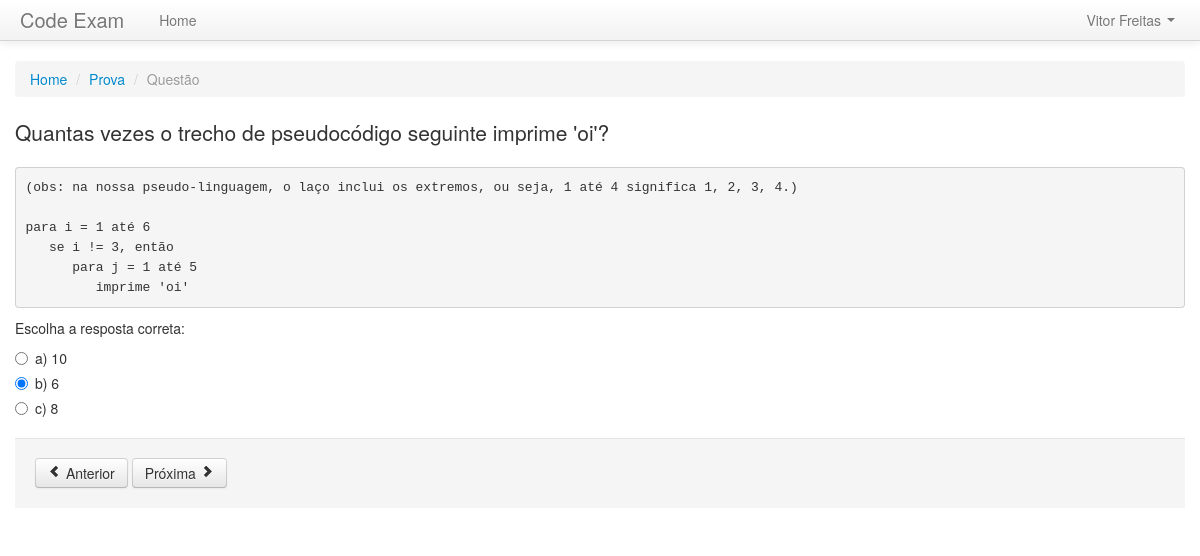
Page /prova/2/questao/2/ (signed in) on the committed database.
### exams/models.py (models this page shows, shortened)
class Question(models.Model):
    QUESTION_TYPES = (
        (u'O', u'Open'),
        (u'C', u'Closed'),
    )
    question = models.CharField(max_length=200)
    example = models.TextField(max_length=2000)
    subject = models.ForeignKey(QuestionSubject)
    type = models.CharField(max_length=1, choices=QUESTION_TYPES)
    dificulty = models.ForeignKey(QuestionDificulty)
    image = models.CharField(max_length=200, blank=True)
    active = models.BooleanField()
    class Meta:
        verbose_name = "Questão"
        verbose_name_plural = "Questões"

class Answer(models.Model):
    question = models.ForeignKey(Question)
    answer = models.CharField(max_length=200)
    correct = models.BooleanField()
    letter = models.CharField(max_length=1)
    class Meta:
        verbose_name = "Resposta"
        verbose_name_plural = "Respostas"

class UserExamAnswers(models.Model):
    user_exam = models.ForeignKey(UserExam)
    question = models.ForeignKey(Question)
    closed_answer = models.ForeignKey(Answer)
    open_answer = models.CharField(max_length=2000)

### exams/views.py (the view)
# urls.py: url(r'^(?P<exam_id>\d+)/questao/(?P<question_id>\d+)/$', 'question'),
@login_required
def question(request, exam_id, question_id):
    user_exam = UserExam.objects.get(pk=exam_id)
    if (request.user.id == user_exam.user.id):
        question = Question.objects.get(pk=question_id)
        answers = Answer.objects.filter(question__id=question_id)
        try:
            user_answer = UserExamAnswers.objects.get(user_exam__id=exam_id, question__id=question_id)
        except:
            user_answer = None
        context = RequestContext(request, { 'user_exam': user_exam,
            'question': question,
            'answers': answers,
            'user_answer': user_answer,
            })
        return render_to_response('exams/question.html', context)
    else:
        messages.add_message(request, messages.ERROR, 'Usuário sem permissão para acessar prova.')
        context = RequestContext(request)
        return render_to_response('exams/exam.html', context)

### exams/templates/exams/question.html (shortened to what this page needs)
{% extends 'base.html' %}
{% block content %}
  <ul class="breadcrumb">
    <li><a href="/">Home</a> <span class="divider">/</span></li>
    <li><a href="/prova/{{ user_exam.id }}">Prova</a> <span class="divider">/</span></li>
    <li class="active">Questão</li>
  </ul>
  <p class="lead">{{ question.question }}</p>
  <pre>{{ question.example }}</pre>
  <p>Escolha a resposta correta:</p>
  {% if answers %}
    <form id="frm-answers">
      {% for answer in answers %}
        <label class="radio"><input type="radio" name="rb-answer" value="{{ answer.id }}" {% if user_answer.closed_answer.id == answer.id %} checked {% endif %}> {{ answer.letter }}) {{ answer.answer }}</label>
      {% endfor %}
      <div class="form-actions">
        <button type="button" class="btn"><i class="icon-chevron-left"></i> Anterior</button>
        <button type="button" class="btn">Próxima <i class="icon-chevron-right"></i></button>
      </div>
    </form>
  {% endif %}
{% endblock content %}

### templates/base.html (shortened to what this page needs)
<!DOCTYPE html>
<html>
<head>
  <link type="text/css" href="{{ STATIC_URL }}css/bootstrap.min.css" rel="stylesheet" media="screen" />
  <link type="text/css" href="{{ STATIC_URL }}css/bootstrap-responsive.min.css" rel="stylesheet" media="screen" />
</head>
<body>
    <div class="navbar navbar-static-top">
      <div class="navbar-inner">
        <div class="container">
          <a class="brand" href="/">Code Exam</a>
          <div class="nav-collapse collapse">
            {% if user.is_authenticated %}
              <ul class="nav">
                <li><a href="/">Home</a></li>
              </ul>
              <ul class="nav pull-right">
                <li class="dropdown">
                  <a data-toggle="dropdown" class="dropdown-toggle" href="#">{{ user.get_full_name }} <b class="caret"></b></a>
                </li>
              </ul>
            {% else %}
              <ul class="nav pull-right">
                <li><a href="/login/">Login</a></li>
              </ul>
            {% endif %}
          </div>
        </div>
      </div>
    </div>
    <div class="container" style="padding-top: 20px;">
      {% block content %}
      {% endblock content %}
    </div>
</body>
</html>

### rows in the picture
Question: question "Quantas vezes o trecho de pseudocódigo seguinte imprime 'oi'?", example "(obs: na nossa pseudo-linguagem, o laço inclui os extremos, ou seja, 1 até 4 significa 1, 2, 3, 4.) para i = 1 até 6 se i != 3, então para j = 1 até 5 imprime 'oi'"
Answer: rb-answer "☐ a) 10", letter "a", answer "10"
Answer: rb-answer "☑ b) 6", letter "b", answer "6"
Answer: rb-answer "☐ c) 8", letter "c", answer "8"

### other values in the picture
{{ user.get_full_name }} "Vitor Freitas"
